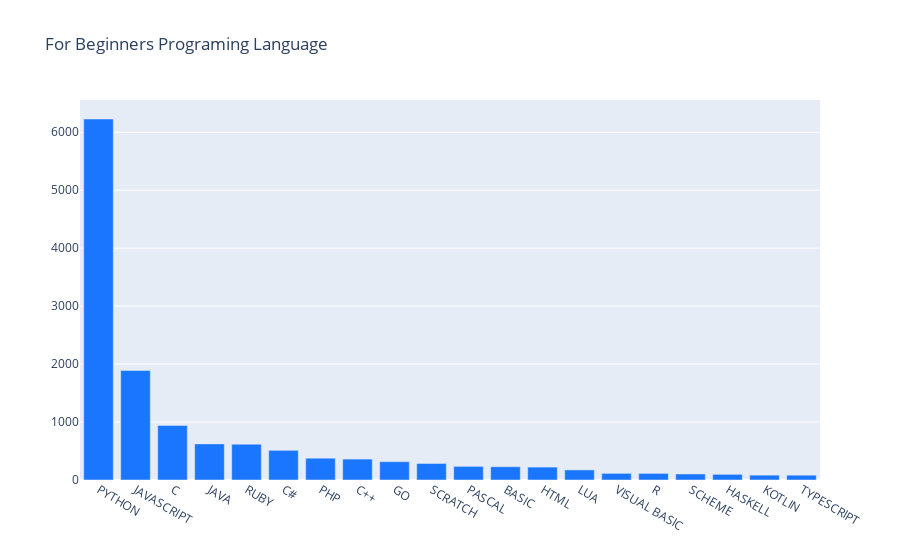

Notebook cell for this chart:
### Markdown cell above
![newplot%20%286%29.png](attachment:newplot%20%286%29.png)

### Code cell
beginner=df[df.category2=="beginner"]
beginner
beginner_dict=dict(beginner.answer.value_counts())
beginner_data=pd.DataFrame()
beginner_data["name"]=[item.upper() for item in beginner_dict.keys()]
beginner_data["value"]=beginner_dict.values()

colors = ['rgb(26, 118, 255)',] * 20

fig = go.Figure(data=[go.Bar(
    x=beginner_data[:20].name,
    y=beginner_data[:20].value,
    marker_color=colors,

)])
fig.update_layout(title_text='For Beginners Programing Language')

### Figure 1 — Plotly figure (JSON) as saved in the notebook; plotly's stock layout.template omitted (floating-point values rounded to 4 significant figures)
{"data": [{"marker": {"color": ["rgb(26, 118, 255)", "rgb(26, 118, 255)", "rgb(26, 118, 255)", "rgb(26, 118, 255)", "rgb(26, 118, 255)", "rgb(26, 118, 255)", "rgb(26, 118, 255)", "rgb(26, 118, 255)", "rgb(26, 118, 255)", "rgb(26, 118, 255)", "rgb(26, 118, 255)", "rgb(26, 118, 255)", "rgb(26, 118, 255)", "rgb(26, 118, 255)", "rgb(26, 118, 255)", "rgb(26, 118, 255)", "rgb(26, 118, 255)", "rgb(26, 118, 255)", "rgb(26, 118, 255)", "rgb(26, 118, 255)"]}, "type": "bar", "x": ["PYTHON", "JAVASCRIPT", "C", "JAVA", "RUBY", "C#", "PHP", "C++", "GO", "SCRATCH", "PASCAL", "BASIC", "HTML", "LUA", "VISUAL BASIC", "R", "SCHEME", "HASKELL", "KOTLIN", "TYPESCRIPT"], "y": [6229, 1889, 941, 623, 618, 512, 376, 361, 316, 285, 235, 229, 223, 174, 115, 114, 104, 98, 84, 83]}], "layout": {"title": {"text": "For Beginners Programing Language"}}}
